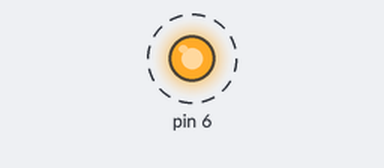
Bench run of a sketch on a simulated Arduino Uno, built with avr-gcc and run on an emulated ATmega328P. Parts: output pins drawn as LEDs (lit = HIGH). Dashed ring = blinking.

Above: at 0.5 s.
Timing chart, 0 to 4.6 s (numbered marks = the images above):
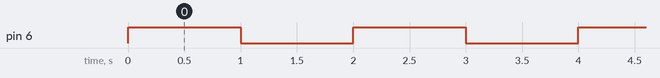

Measured:
- by itself, pin 6: alternates HIGH for 1.0 s and LOW for 1.0 s

The sketch:

stm32g474ceu6_blink.ino
```cpp
const int BUILTIN_LED = PC6;

void setup() {
  Serial.begin(115200);
  pinMode(BUILTIN_LED, OUTPUT);


}

void loop() {

  digitalWrite(BUILTIN_LED, HIGH);
  delay(1000);
  digitalWrite(BUILTIN_LED, LOW);
  delay(1000);

}
```
